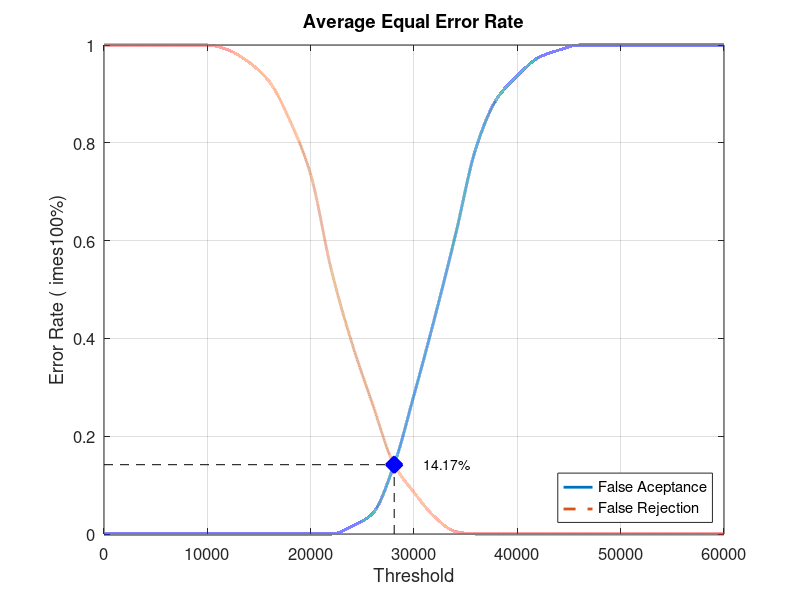
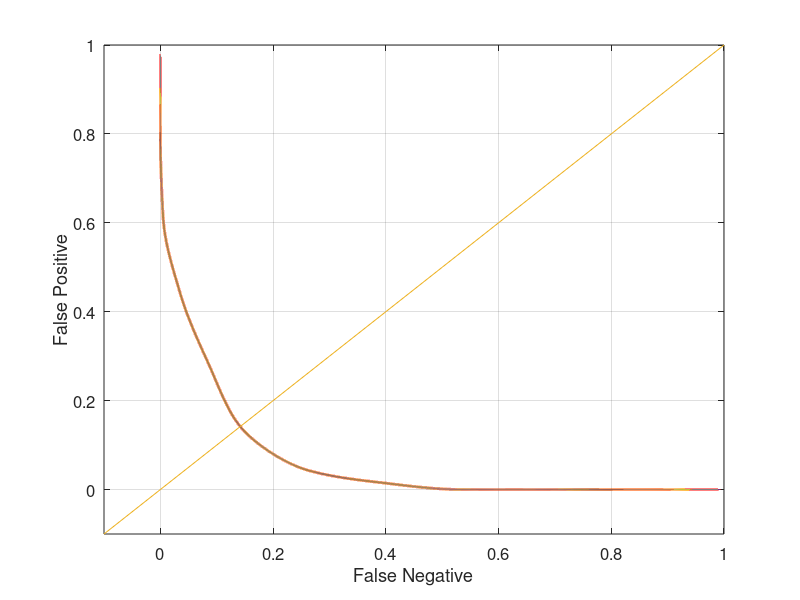

Here is the MATLAB script that generated these plots, in order:
close all;
clear;
clc;
x = 0:2000:60000;
xq = 0:0.5:60000;

y0 = [0 0 0 0 0 0 0 0 0 0 0 0 0.0157895 0.0421053 0.136842 0.284211 0.442105 0.610526 0.789474 0.889474 0.936842 0.973684 0.989474 1 1 1 1 1 1 1 1]
yy0 = interp1(x, y0, xq, 'pchip');
y1 = [1 1 1 1 1 1 0.99 0.965 0.925 0.845 0.735 0.54 0.39 0.265 0.145 0.085 0.035 0.005 0 0 0 0 0 0 0 0 0 0 0 0 0]
yy1 = interp1(x, y1, xq, 'pchip');

% Calculating EER: 
y2 = abs(y0 - y1);
find(y2 == min(y2))
yy2 = abs(yy0 - yy1);
xEER = find(yy2 == min(yy2));
xEERIndex = xq(xEER) % X-axis EER
yEER = yy0(xEER) % Y-axis EER

main = figure
plot(xq, yy0,'-','LineWidth', 2);	hold on
plot(xq, yy1,'--','LineWidth', 2);	hold on
plot([xEERIndex xEERIndex], [0 yEER], 'k--');	hold on
plot([0 xEERIndex], [yEER yEER], 'k--');	hold on
plot(xEERIndex, yEER, 'bx', 'LineWidth', 10);	hold on
text(xEERIndex + 10 * xEERIndex / 100, yEER, [num2str(round((10000 * yEER)) / 100) '%'])
legend('False Aceptance', 'False Rejection', 'Location', 'SouthEast')
xlabel('Threshold')
ylabel('Error Rate (	imes100%)')
title('Average Equal Error Rate')
set(gca, 'FontSize', 12)
axis([0 60000 0 1])
grid on

print(main, 'Database1_3Main', '-dpng');
FNRxFPR = figure('Color', [1 1 1]);
plot(yy1, yy0, '-', yy1, yy0, 'LineWidth', 2);
hold on
y = -0.1:0.1:1
plot(y, y); 
set(gca, 'FontSize', 12)
xlabel('False Negative')
ylabel('False Positive')
axis([-0.1 1 -0.1 1])
set(gca, 'FontSize', 12)
grid on

print(FNRxFPR, 'Database1_3FNRxFPR','-dpng');
